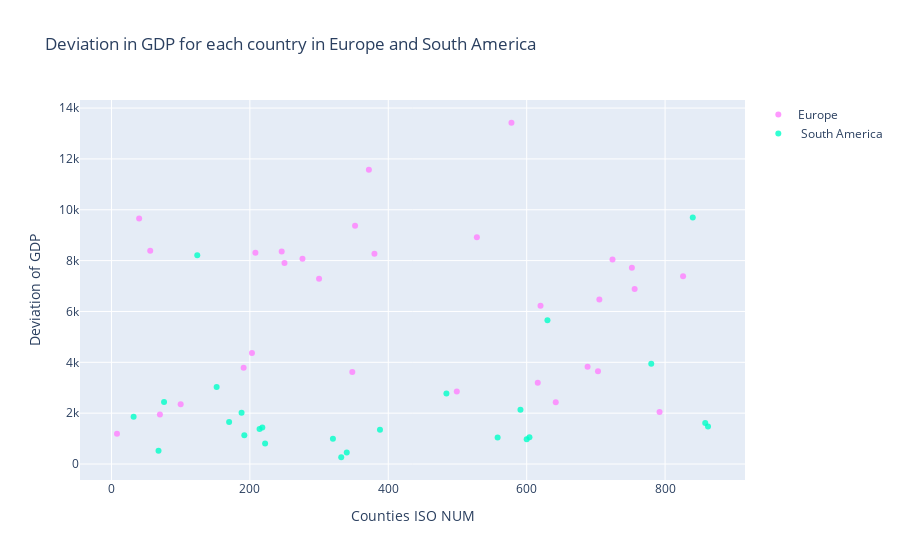

Notebook cell for this chart:
### Code cell
trace1 =go.Scatter(
                    x = std_gdp_Europe.iso_num,
                    y = std_gdp_Europe.gdpPercap,
                    mode = "markers",
                    name = "Europe",
                    marker = dict(color = 'rgba(255, 128, 255, 0.8)'),
                    text= std_gdp_Europe.country)
 
trace2 =go.Scatter(
                     x = std_gdp_S_America.iso_num,
                    y = std_gdp_S_America.gdpPercap,
                    mode = "markers",
                    name = " South America",
                    marker = dict(color = 'rgba(0, 255, 200, 0.8)'),
                    text= std_gdp_S_America.country)


# data 
data = [trace1, trace2]


#layout 
layout = dict(title = 'Deviation in GDP for each country in Europe and South America',
              xaxis= dict(title= 'Counties ISO NUM',ticklen= 5,zeroline= False),
              yaxis= dict(title= 'Deviation of GDP',ticklen= 5,zeroline= False)
             )


# figure 
fig = go.Figure(dict(data = data, layout = layout))

fig.show()

### Figure 1 — Plotly figure (JSON) as saved in the notebook; plotly's stock layout.template omitted (floating-point values rounded to 4 significant figures)
{"data": [{"marker": {"color": "rgba(255, 128, 255, 0.8)"}, "mode": "markers", "name": "Europe", "text": ["Albania", "Austria", "Belgium", "Bosnia and Herzegovina", "Bulgaria", "Croatia", "Czech Republic", "Denmark", "Finland", "France", "Germany", "Greece", "Hungary", "Iceland", "Ireland", "Italy", "Montenegro", "Netherlands", "Norway", "Poland", "Portugal", "Romania", "Serbia", "Slovak Republic", "Slovenia", "Spain", "Sweden", "Switzerland", "Turkey", "United Kingdom"], "type": "scatter", "x": [8, 40, 56, 70, 100, 191, 203, 208, 246, 250, 276, 300, 348, 352, 372, 380, 499, 528, 578, 616, 620, 642, 688, 703, 705, 724, 752, 756, 792, 826], "y": [1192.0, 9655.0, 8391.0, 1951.0, 2352.0, 3784.0, 4362.0, 8305.0, 8360.0, 7903.0, 8076.0, 7290.0, 3620.0, 9373.0, 11570.0, 8274.0, 2849.0, 8919.0, 13420.0, 3198.0, 6223.0, 2426.0, 3830.0, 3650.0, 6470.0, 8047.0, 7723.0, 6886.0, 2050.0, 7388.0]}, {"marker": {"color": "rgba(0, 255, 200, 0.8)"}, "mode": "markers", "name": " South America", "text": ["Argentina", "Bolivia", "Brazil", "Canada", "Chile", "Colombia", "Costa Rica", "Cuba", "Dominican Republic", "Ecuador", "El Salvador", "Guatemala", "Haiti", "Honduras", "Jamaica", "Mexico", "Nicaragua", "Panama", "Paraguay", "Peru", "Puerto Rico", "Trinidad and Tobago", "United States", "Uruguay", "Venezuela"], "type": "scatter", "x": [32, 68, 76, 124, 152, 170, 188, 192, 214, 218, 222, 320, 332, 340, 388, 484, 558, 591, 600, 604, 630, 780, 840, 858, 862], "y": [1863.0, 524.7, 2436.0, 8210.0, 3026.0, 1653.0, 2019.0, 1128.0, 1374.0, 1435.0, 804.7, 992.2, 266.4, 453.6, 1343.0, 2771.0, 1045.0, 2139.0, 971.5, 1057.0, 5653.0, 3944.0, 9695.0, 1612.0, 1476.0]}], "layout": {"title": {"text": "Deviation in GDP for each country in Europe and South America"}, "xaxis": {"ticklen": 5, "title": {"text": "Counties ISO NUM"}, "zeroline": false}, "yaxis": {"ticklen": 5, "title": {"text": "Deviation of GDP"}, "zeroline": false}}}
